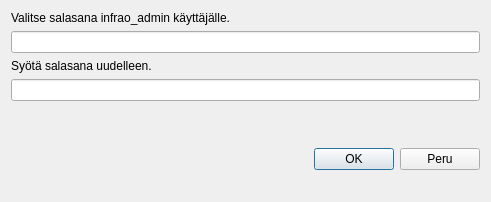
<?xml version="1.0" encoding="UTF-8"?>
<ui version="4.0">
 <class>Dialog</class>
 <widget class="QDialog" name="Dialog">
  <property name="geometry">
   <rect>
    <x>0</x>
    <y>0</y>
    <width>491</width>
    <height>202</height>
   </rect>
  </property>
  <property name="windowTitle">
   <string>Valitse salasana</string>
  </property>
  <layout class="QGridLayout" name="gridLayout">
   <item row="0" column="0" colspan="2">
    <widget class="QLabel" name="label">
     <property name="text">
      <string>Valitse salasana infrao_admin käyttäjälle.</string>
     </property>
    </widget>
   </item>
   <item row="1" column="0" colspan="3">
    <widget class="QgsPasswordLineEdit" name="pwdLineEdit"/>
   </item>
   <item row="2" column="0">
    <widget class="QLabel" name="label_2">
     <property name="text">
      <string>Syötä salasana uudelleen.</string>
     </property>
    </widget>
   </item>
   <item row="3" column="0" colspan="3">
    <widget class="QgsPasswordLineEdit" name="pwd2LineEdit"/>
   </item>
   <item row="5" column="2">
    <layout class="QHBoxLayout" name="horizontalLayout">
     <item>
      <widget class="QPushButton" name="okButton">
       <property name="text">
        <string>OK</string>
       </property>
      </widget>
     </item>
     <item>
      <widget class="QPushButton" name="closeButton">
       <property name="text">
        <string>Peru</string>
       </property>
      </widget>
     </item>
    </layout>
   </item>
   <item row="5" column="1">
    <spacer name="verticalSpacer">
     <property name="orientation">
      <enum>Qt::Vertical</enum>
     </property>
     <property name="sizeHint" stdset="0">
      <size>
       <width>20</width>
       <height>40</height>
      </size>
     </property>
    </spacer>
   </item>
   <item row="4" column="0" colspan="2">
    <widget class="QLabel" name="pwdNoMatchLabel">
     <property name="text">
      <string/>
     </property>
    </widget>
   </item>
  </layout>
 </widget>
 <customwidgets>
  <customwidget>
   <class>QgsPasswordLineEdit</class>
   <extends>QLineEdit</extends>
   <header>qgspasswordlineedit.h</header>
  </customwidget>
 </customwidgets>
 <resources/>
 <connections/>
</ui>
